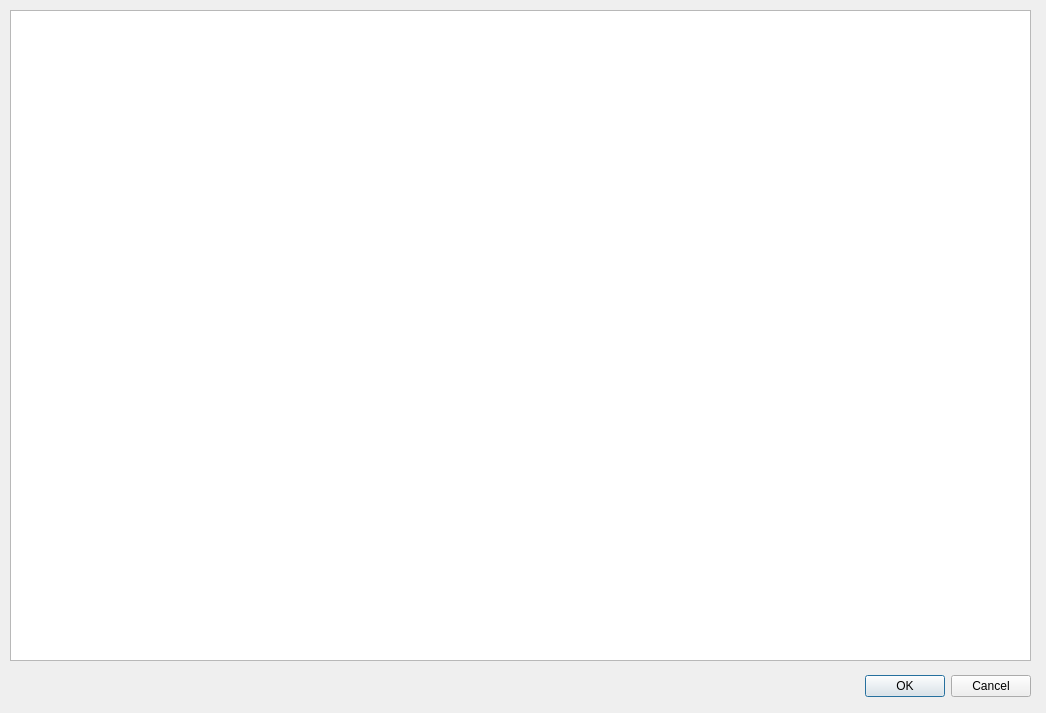
<?xml version="1.0" encoding="UTF-8"?>
<ui version="4.0">
 <class>CHdrDisplay</class>
 <widget class="QDialog" name="CHdrDisplay">
  <property name="geometry">
   <rect>
    <x>0</x>
    <y>0</y>
    <width>1046</width>
    <height>713</height>
   </rect>
  </property>
  <property name="windowTitle">
   <string>Dialog</string>
  </property>
  <widget class="QDialogButtonBox" name="buttonBox">
   <property name="geometry">
    <rect>
     <x>860</x>
     <y>670</y>
     <width>171</width>
     <height>32</height>
    </rect>
   </property>
   <property name="orientation">
    <enum>Qt::Horizontal</enum>
   </property>
   <property name="standardButtons">
    <set>QDialogButtonBox::Cancel|QDialogButtonBox::Ok</set>
   </property>
  </widget>
  <widget class="QTableWidget" name="tblwgtSpredShet">
   <property name="geometry">
    <rect>
     <x>10</x>
     <y>10</y>
     <width>1021</width>
     <height>651</height>
    </rect>
   </property>
   <property name="font">
    <font>
     <family>FreeSans</family>
    </font>
   </property>
  </widget>
 </widget>
 <resources/>
 <connections>
  <connection>
   <sender>buttonBox</sender>
   <signal>accepted()</signal>
   <receiver>CHdrDisplay</receiver>
   <slot>accept()</slot>
   <hints>
    <hint type="sourcelabel">
     <x>248</x>
     <y>254</y>
    </hint>
    <hint type="destinationlabel">
     <x>157</x>
     <y>274</y>
    </hint>
   </hints>
  </connection>
  <connection>
   <sender>buttonBox</sender>
   <signal>rejected()</signal>
   <receiver>CHdrDisplay</receiver>
   <slot>reject()</slot>
   <hints>
    <hint type="sourcelabel">
     <x>316</x>
     <y>260</y>
    </hint>
    <hint type="destinationlabel">
     <x>286</x>
     <y>274</y>
    </hint>
   </hints>
  </connection>
 </connections>
</ui>
